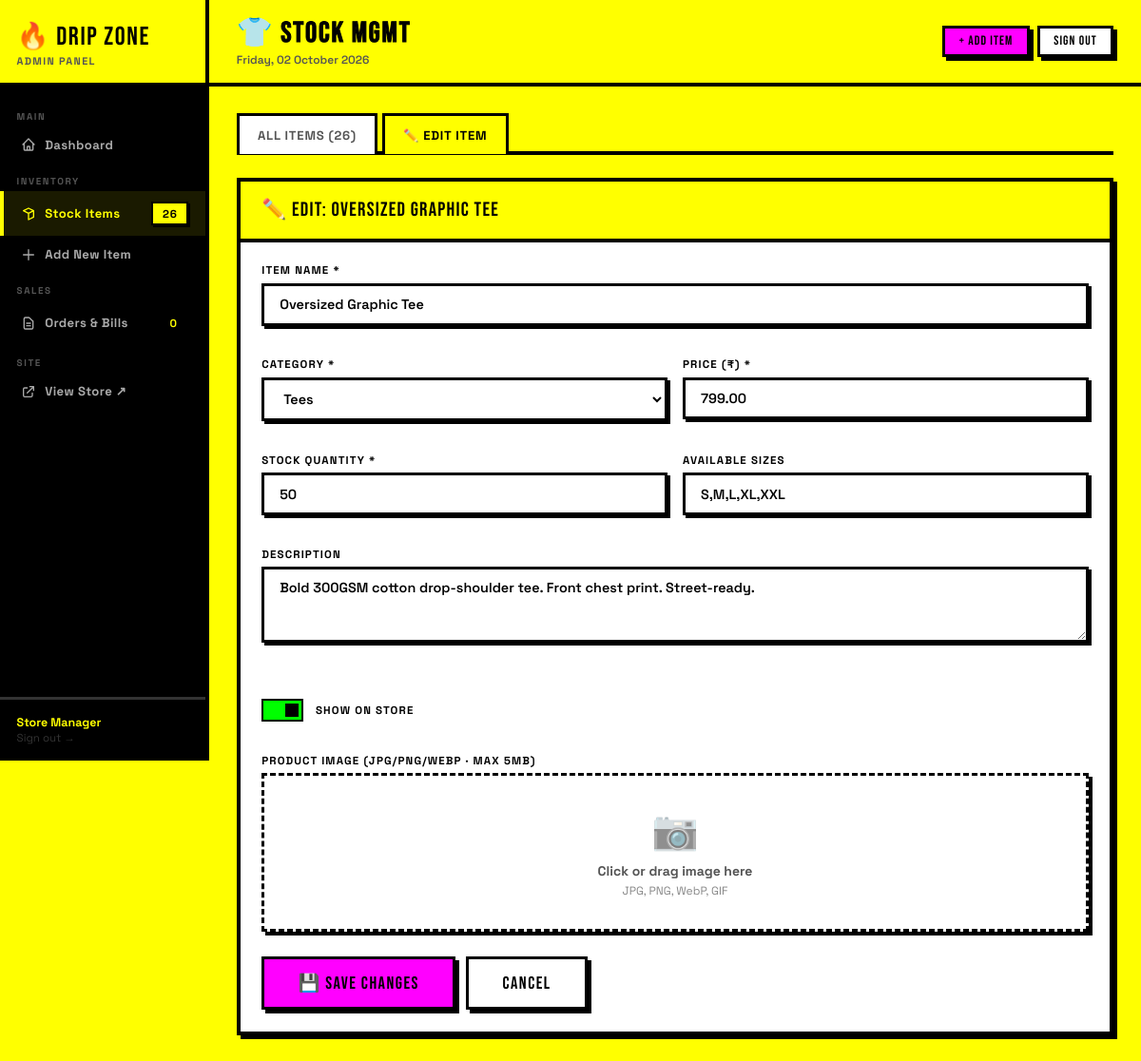
Screenshot of /admin.php?page=stock&edit=1 (signed in) with the database file from the repository.
### tables this page shows
CREATE TABLE IF NOT EXISTS Stock (
    id              INT UNSIGNED     NOT NULL AUTO_INCREMENT,
    item_name       VARCHAR(180)     NOT NULL,
    description     TEXT                      DEFAULT NULL,
    category        VARCHAR(80)      NOT NULL DEFAULT 'Uncategorized',
    image_path      VARCHAR(300)              DEFAULT NULL,
    price           DECIMAL(10,2)    NOT NULL DEFAULT 0.00,
    stock_qty       INT              NOT NULL DEFAULT 0,
    sizes           VARCHAR(200)              DEFAULT 'S,M,L,XL,XXL',
    display_status  TINYINT(1)       NOT NULL DEFAULT 1,
    created_at      DATETIME         NOT NULL DEFAULT CURRENT_TIMESTAMP,
    updated_at      DATETIME         NOT NULL DEFAULT CURRENT_TIMESTAMP ON UPDATE CURRENT_TIMESTAMP,
    PRIMARY KEY (id),
    INDEX idx_display  (display_status),
    INDEX idx_category (category)
);

### admin.php (the view, shortened to what this page needs)
<?php
require_once 'db.php';
$page   = $_GET['page']   ?? 'dashboard';
$action = $_POST['action'] ?? $_GET['action'] ?? '';
$totalItems   = (int) $pdo->query("SELECT COUNT(*) FROM Stock")->fetchColumn();
$totalVisible = (int) $pdo->query("SELECT COUNT(*) FROM Stock WHERE display_status=1")->fetchColumn();
$lowStock     = (int) $pdo->query("SELECT COUNT(*) FROM Stock WHERE stock_qty<=5 AND stock_qty>0")->fetchColumn();
$outStock     = (int) $pdo->query("SELECT COUNT(*) FROM Stock WHERE stock_qty=0")->fetchColumn();
$totalBills   = (int) $pdo->query("SELECT COUNT(*) FROM Bills")->fetchColumn();
$totalRev     = (float)$pdo->query("SELECT COALESCE(SUM(total_amount),0) FROM Bills")->fetchColumn();
$todayRev     = (float)$pdo->query("SELECT COALESCE(SUM(total_amount),0) FROM Bills WHERE DATE(bill_date)=CURDATE()")->fetchColumn();
$stockItems = [];
if (in_array($page,['stock','dashboard'])) {
    $stockItems = $pdo->query("SELECT id,item_name,category,image_path,price,stock_qty,sizes,display_status,DATE_FORMAT(updated_at,'%d %b %Y') AS updated FROM Stock ORDER BY created_at DESC")->fetchAll();
}
$editItem = null;
if ($page==='stock' && isset($_GET['edit'])) {
    $s = $pdo->prepare("SELECT * FROM Stock WHERE id=?");
    $s->execute([(int)$_GET['edit']]);
    $editItem = $s->fetch();
}
$cats = ['Tees','Shirts','Jeans','Cargo','Hoodies','Jackets','Joggers','Accessories','Other'];
?>
<!DOCTYPE html>
<html lang="en">
<head>
  <link rel="stylesheet" href="style.css"/>
</head>
<body>
<div class="admin-layout" id="admin-layout">
  <aside class="admin-sidebar">
    <div class="sidebar-logo">
      <div class="sidebar-logo-text">🔥 DRIP ZONE</div>
      <div class="sidebar-logo-sub">Admin Panel</div>
    </div>
    <nav class="sidebar-nav">
      <div class="sidebar-section-label">MAIN</div>
      <a href="admin.php?page=dashboard" class="sidebar-link <?= $page==='dashboard'?'active':'' ?>" id="nav-dashboard">
        <svg xmlns="http://www.w3.org/2000/svg" fill="none" viewBox="0 0 24 24" stroke="currentColor"><path stroke-linecap="round" stroke-linejoin="round" stroke-width="2" d="M3 12l2-2m0 0l7-7 7 7M5 10v10a1 1 0 001 1h3m10-11l2 2m-2-2v10a1 1 0 01-1 1h-3m-6 0a1 1 0 001-1v-4a1 1 0 011-1h2a1 1 0 011 1v4a1 1 0 001 1m-6 0h6"/></svg>
        Dashboard
      </a>
      <div class="sidebar-section-label">INVENTORY</div>
      <a href="admin.php?page=stock" class="sidebar-link <?= $page==='stock'?'active':'' ?>" id="nav-stock">
        <svg xmlns="http://www.w3.org/2000/svg" fill="none" viewBox="0 0 24 24" stroke="currentColor"><path stroke-linecap="round" stroke-linejoin="round" stroke-width="2" d="M20 7l-8-4-8 4m16 0l-8 4m8-4v10l-8 4m0-10L4 7m8 4v10"/></svg>
        Stock Items
        <span class="badge badge-yellow" style="margin-left:auto;"><?= $totalItems ?></span>
      </a>
      <a href="admin.php?page=stock&action=add" class="sidebar-link" id="nav-add">
        <svg xmlns="http://www.w3.org/2000/svg" fill="none" viewBox="0 0 24 24" stroke="currentColor"><path stroke-linecap="round" stroke-linejoin="round" stroke-width="2" d="M12 4v16m8-8H4"/></svg>
        Add New Item
      </a>
      <div class="sidebar-section-label">SALES</div>
      <a href="admin.php?page=bills" class="sidebar-link <?= $page==='bills'?'active':'' ?>" id="nav-bills">
        <svg xmlns="http://www.w3.org/2000/svg" fill="none" viewBox="0 0 24 24" stroke="currentColor"><path stroke-linecap="round" stroke-linejoin="round" stroke-width="2" d="M9 12h6m-6 4h6m2 5H7a2 2 0 01-2-2V5a2 2 0 012-2h5.586a1 1 0 01.707.293l5.414 5.414A1 1 0 0119 8.414V19a2 2 0 01-2 2z"/></svg>
        Orders &amp; Bills
        <span class="badge badge-dark" style="margin-left:auto;"><?= $totalBills ?></span>
      </a>
      <div class="sidebar-section-label">SITE</div>
      <a href="index.php" target="_blank" class="sidebar-link" id="nav-store">
        <svg xmlns="http://www.w3.org/2000/svg" fill="none" viewBox="0 0 24 24" stroke="currentColor"><path stroke-linecap="round" stroke-linejoin="round" stroke-width="2" d="M10 6H6a2 2 0 00-2 2v10a2 2 0 002 2h10a2 2 0 002-2v-4M14 4h6m0 0v6m0-6L10 14"/></svg>
        View Store ↗
      </a>
    </nav>
    <div class="sidebar-footer">
      <div class="admin-name"><?= htmlspecialchars($_SESSION['admin_name'] ?? 'Admin') ?></div>
      <a href="logout.php" style="font-size:.72rem;color:#333;">Sign out →</a>
    </div>
  </aside>
  <div class="admin-main">
    <div class="admin-topbar">
      <div>
        <div class="admin-page-title">
          <?php echo ['dashboard'=>'📊 DASHBOARD','stock'=>'👕 STOCK MGMT','bills'=>'🧾 ORDERS'][$page] ?? 'DASHBOARD'; ?>
        </div>
        <div class="admin-topbar-meta"><?= date('l, d F Y') ?></div>
      </div>
      <div style="display:flex;gap:.5rem;align-items:center;">
        <a href="admin.php?page=stock&action=add" class="btn btn-pink btn-sm" id="topbar-add">+ ADD ITEM</a>
        <a href="logout.php" class="btn btn-outline-w btn-sm" id="topbar-logout">SIGN OUT</a>
      </div>
    </div>
    <div class="admin-content">
      <?php if ($page==='dashboard'): ?>
        <div class="stats-grid">
          <div class="stat-card">
            <div class="stat-label">TOTAL ITEMS</div>
            <div class="stat-value"><?= $totalItems ?></div>
            <div class="stat-sub"><?= $totalVisible ?> visible on store</div>
          </div>
          <div class="stat-card">
            <div class="stat-label">TOTAL ORDERS</div>
            <div class="stat-value" style="color:var(--neon-pink);"><?= $totalBills ?></div>
            <div class="stat-sub">All time</div>
          </div>
          <div class="stat-card">
            <div class="stat-label">TOTAL REVENUE</div>
            <div class="stat-value" style="color:var(--cyber-blue);font-size:1.6rem;">₹<?= number_format($totalRev,0) ?></div>
            <div class="stat-sub">Today: ₹<?= number_format($todayRev,0) ?></div>
          </div>
          <div class="stat-card">
            <div class="stat-label">LOW / OUT OF STOCK</div>
            <div class="stat-value" style="color:var(--hot-orange);"><?= $lowStock + $outStock ?></div>
            <div class="stat-sub"><?= $outStock ?> sold out</div>
          </div>
        </div>
        <div class="card">
          <div class="card-header">
            <div class="section-title">RECENT STOCK</div>
            <a href="admin.php?page=stock" class="btn btn-outline-w btn-sm">VIEW ALL</a>
          </div>
          <div class="table-wrap">
            <table class="admin-table">
              <thead><tr><th>IMG</th><th>ITEM</th><th>CAT</th><th>PRICE</th><th>QTY</th><th>STATUS</th></tr></thead>
              <tbody>
                <?php foreach(array_slice($stockItems,0,8) as $item): ?>
                <tr>
                  <td>
                    <div class="item-img">
                      <?php if($item['image_path'] && file_exists($item['image_path'])): ?>
                        <img src="<?= htmlspecialchars($item['image_path']) ?>" alt=""/>
                      <?php else: ?>👕<?php endif; ?>
                    </div>
                  </td>
                  <td><div class="item-name"><?= htmlspecialchars($item['item_name']) ?></div></td>
                  <td><span class="badge badge-dark"><?= htmlspecialchars($item['category']) ?></span></td>
                  <td style="color:var(--neon-yellow);font-weight:700;">₹<?= number_format($item['price'],2) ?></td>
                  <td>
                    <?php if($item['stock_qty']==0): ?><span class="badge badge-red">OUT</span>
                    <?php elseif($item['stock_qty']<=5): ?><span class="badge badge-pink"><?= $item['stock_qty'] ?> LEFT</span>
                    <?php else: ?><span class="badge badge-green"><?= $item['stock_qty'] ?></span>
                    <?php endif; ?>
                  </td>
                  <td><?= $item['display_status'] ? '<span class="badge badge-green">LIVE</span>' : '<span class="badge badge-dark">HIDDEN</span>' ?></td>
                </tr>
                <?php endforeach; ?>
              </tbody>
            </table>
          </div>
        </div>
      <?php elseif($page==='stock'): ?>
        <div class="tab-nav">
          <button class="tab-btn <?= (!isset($_GET['edit'])&&$action!=='add')?'active':'' ?>" id="tab-list-btn" onclick="switchTab('list')">ALL ITEMS (<?= $totalItems ?>)</button>
          <button class="tab-btn <?= (isset($_GET['edit'])||$action==='add')?'active':'' ?>" id="tab-form-btn" onclick="switchTab('form')">
            <?= $editItem ? '✏️ EDIT ITEM' : '➕ ADD ITEM' ?>
          </button>
        </div>
        <div class="tab-panel <?= (isset($_GET['edit'])||$action==='add')?'active':'' ?>" id="tab-panel-form">
          <div class="card">
            <div class="card-header">
              <div class="section-title"><?= $editItem ? '✏️ EDIT: '.htmlspecialchars($editItem['item_name']) : '➕ ADD NEW ITEM' ?></div>
            </div>
            <div class="card-body">
              <form method="POST" action="admin.php?page=stock" enctype="multipart/form-data" id="item-form" novalidate>
                <div class="admin-form-grid">
                  <div class="form-group span-2">
                    <label class="form-label" for="item_name">Item Name *</label>
                    <input type="text" id="item_name" name="item_name" class="form-control" required
                           placeholder="e.g. Oversized Graphic Tee" value="<?= htmlspecialchars($editItem['item_name']??'') ?>"/>
                  </div>
                  <div class="form-group">
                    <label class="form-label" for="category">Category *</label>
                    <select id="category" name="category" class="form-control">
                      <?php foreach($cats as $cat): ?>
                        <option value="<?= $cat ?>" <?= ($editItem['category']??'')===$cat?'selected':'' ?>><?= $cat ?></option>
                      <?php endforeach; ?>
                    </select>
                  </div>
                  <div class="form-group">
                    <label class="form-label" for="price">Price (₹) *</label>
                    <input type="number" id="price" name="price" class="form-control" step="0.01" min="0" required
                           placeholder="999.00" value="<?= htmlspecialchars($editItem['price']??'') ?>"/>
                  </div>
                  <div class="form-group">
                    <label class="form-label" for="stock_qty">Stock Quantity *</label>
                    <input type="number" id="stock_qty" name="stock_qty" class="form-control" min="0" required
                           value="<?= htmlspecialchars($editItem['stock_qty']??0) ?>"/>
                  </div>
                  <div class="form-group">
                    <label class="form-label" for="sizes">Available Sizes</label>
                    <input type="text" id="sizes" name="sizes" class="form-control"
                           placeholder="S,M,L,XL,XXL" value="<?= htmlspecialchars($editItem['sizes']??'S,M,L,XL,XXL') ?>"/>
                  </div>
                  <div class="form-group span-2">
                    <label class="form-label" for="description">Description</label>
                    <textarea id="description" name="description" class="form-control" placeholder="Material, fit, vibe…"><?= htmlspecialchars($editItem['description']??'') ?></textarea>
                  </div>
                  <div class="form-group" style="display:flex;align-items:center;gap:.8rem;padding-top:1.3rem;">
                    <label class="toggle-switch" for="display_status">
                      <span class="toggle-slider"></span>
                    </label>
                    <span class="form-label" style="margin:0;">Show on Store</span>
                  </div>
                  <div class="form-group span-2">
                    <label class="form-label">Product Image (JPG/PNG/WebP · max 5MB)</label>
                    <div class="image-upload-area" id="upload-area">
                      <div class="upload-icon">📷</div>
                      <div class="upload-text">Click or drag image here</div>
                      <div class="upload-hint">JPG, PNG, WebP, GIF</div>
                    </div>
                  </div>
                </div>
                <div style="display:flex;gap:.7rem;margin-top:.5rem;flex-wrap:wrap;">
                  <button type="submit" class="btn btn-pink btn-lg"><?= $editItem?'💾 SAVE CHANGES':'➕ ADD TO STOCK' ?></button>
                  <a href="admin.php?page=stock" class="btn btn-outline-w btn-lg">CANCEL</a>
                </div>
              </form>
            </div>
          </div>
        </div>
      <?php endif; ?>
    </div>
  </div>
</div>
</body>
</html>

### rows the page displays
stock: item_name "Oversized Graphic Tee", category "Tees", price "799.00", stock_qty "50", sizes "S,M,L,XL,XXL", description "Bold 300GSM cotton drop-shoulder tee. Front chest print. Street-ready."

### other values shown
$totalItems "26"
$totalBills "0"
$_SESSION['admin_name'] "Store Manager"
